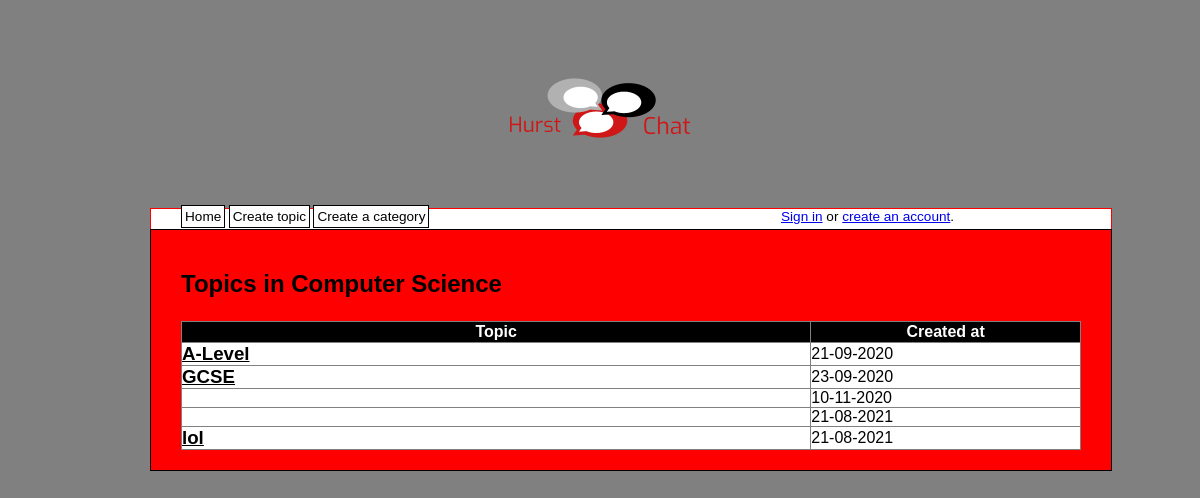
The app's page /category.php?id=53 with its own data.
### tables this page shows
CREATE TABLE `categories` (
  `cat_id` int(8) NOT NULL AUTO_INCREMENT,
  `cat_name` varchar(100) NOT NULL,
  `cat_description` varchar(100) NOT NULL,
  PRIMARY KEY (`cat_id`)
);

CREATE TABLE `topics` (
  `topic_id` int(8) NOT NULL AUTO_INCREMENT,
  `topic_subject` varchar(255) NOT NULL,
  `topic_date` datetime NOT NULL,
  `topic_cat` int(8) NOT NULL,
  `topic_by` int(8) NOT NULL,
  PRIMARY KEY (`topic_id`)
);

### category.php (the view, shortened to what this page needs)
<?php
include 'header.php';
$conn = mysqli_connect("fdb27.runhosting.com", "3578976_forum", "Dovahkiin1", "3578976_forum");
$sql = "SELECT
            cat_id,
            cat_name,
            cat_description
        FROM
            categories
        WHERE cat_id =
        " . $_GET['id']
;
$result = mysqli_query($conn, $sql);
if(!$result)
{
    echo 'The category could not be displayed, please try again later.';
}
else
{
    if(mysqli_num_rows($result) == 0)
    {
        echo 'This category does not exist.';
    }
    else
    {
        while($row = mysqli_fetch_assoc($result))
        {
            echo '<h2>Topics in ' . $row['cat_name'] . '</h2>';
        }
        $sql = "SELECT
                    topic_id,
                    topic_subject,
                    topic_date,
                    topic_cat
                FROM
                    topics
                WHERE
                    topic_cat =
                " . $_GET['id']
;
        $result = mysqli_query($conn, $sql);
        if(!$result)
        {
            echo 'The topics could not be displayed, please try again later.';
        }
        else
        {
            if(mysqli_num_rows($result) == 0)
            {
                echo 'There are no topics in this category yet.';
            }
            else
            {
                echo '<table border="1">
                      <tr>
                        <th style="background-color: #000;">Topic</th>
                        <th style="background-color: #000;">Created at</th>
                      </tr>';
                while($row = mysqli_fetch_assoc($result))
                {
                    echo '<tr>';
                        echo '<td class="leftpart">';
                            echo '<h3><a href="topic.php?id=' . $row['topic_id'] . '">' . $row['topic_subject'] . '</a><h3>';
                        echo '</td>';
                        echo '<td class="rightpart">';
                            echo date('d-m-Y', strtotime($row['topic_date']));
                        echo '</td>';
                    echo '</tr>';
                }
            }
        }
    }
}
include 'footer.php';
?>

### style1.css (style rules this page uses)
body { background-color: grey; text-align: center; }
table { border-collapse: collapse; width: 100%; background-color: white; }
table a { color: #000; }
th { background-color: white; color: white; }
tr { background-color: yellow; }
td { padding: 0px; background-color: white; }
h3 { margin: 0; padding: 0; }
.leftpart { width: 70% }
.rightpart { width: 30%; }

### records on screen
categories: cat_name "Computer Science"
topics: topic_subject "A-Level", topic_date "21-09-2020"
topics: topic_subject "GCSE", topic_date "23-09-2020"
topics: topic_date "10-11-2020"
topics: topic_date "21-08-2021"
topics: topic_subject "lol", topic_date "21-08-2021"
